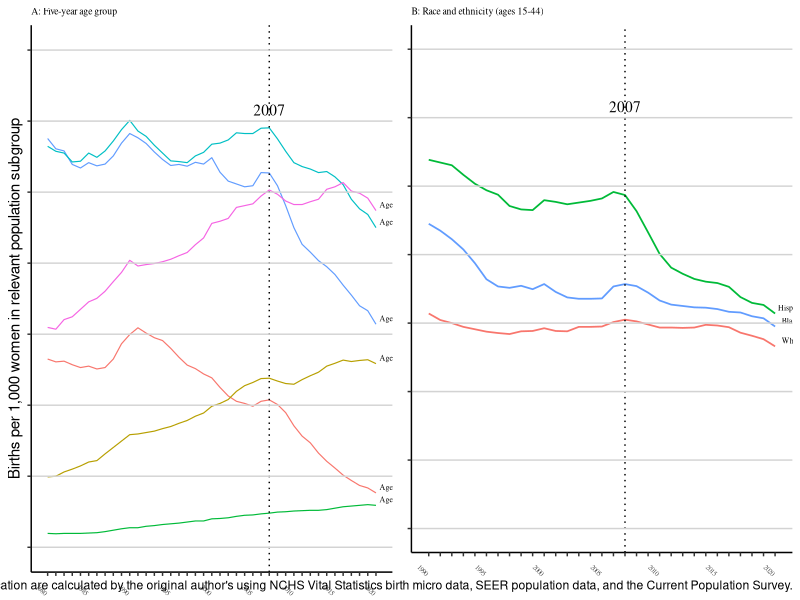

This chart was generated by the following R code:
## ---- chunk 1
#| include: false
#| warning: false
#| message: false

library(tidyverse)
library(palmerpenguins)
## ---- chunk 2
#| echo: false
#| eval: true
#| warning: false
#| message: false
#| label: fig-bratetrend-graph
#| fig-cap: "Trends in Birth Rates by Population Subgroup"
# Load necessary libraries
library(ggplot2)
library(gridExtra)

# Set seed for reproducibility
set.seed(123)

# Read the data from CSV file
data <- read.csv(file = here::here("outputs/data/figs_2a_2b.csv"))

# Plotting the first line graph (Graph A)
graph_A <- ggplot(data, aes(x = year)) +
  geom_line(aes(y = brate_1519, color = "blue"), size = 0.4) +
  geom_line(aes(y = brate_2024, color = "orange"), size = 0.4) +
  geom_line(aes(y = brate_2529, color = "grey"), size = 0.4) +
  geom_line(aes(y = brate_3034, color = "yellow"), size = 0.4) +
  geom_line(aes(y = brate_3539, color = "cyan"), size = 0.4) +
  geom_line(aes(y = brate_4044, color = "green"), size = 0.4) +
  geom_text(data = data[data$year == 2020,], aes(x = year, y = brate_1519, label = "Age 15-19"), hjust = -0.1, vjust = -0.5, size = 2, family = "Times") +
  geom_text(data = data[data$year == 2020,], aes(x = year, y = brate_2024, label = "Age 20-24"), hjust = -0.1, vjust = -0.5, size = 2, family = "Times") +
  geom_text(data = data[data$year == 2020,], aes(x = year, y = brate_2529, label = "Age 25-29"), hjust = -0.1, vjust = -0.5, size = 2, family = "Times") +
  geom_text(data = data[data$year == 2020,], aes(x = year, y = brate_3034, label = "Age 30-34"), hjust = -0.1, vjust = -0.5, size = 2, family = "Times") +
  geom_text(data = data[data$year == 2020,], aes(x = year, y = brate_3539, label = "Age 35-39"), hjust = -0.1, vjust = -0.5, size = 2, family = "Times") +
  geom_text(data = data[data$year == 2020,], aes(x = year, y = brate_4044, label = "Age 40-44"), hjust = -0.1, vjust = -0.5, size = 2, family = "Times") +
  geom_vline(xintercept = 2007, linetype = "dotted") +
  annotate("text", x = 2007, y = 120, label = "2007", vjust = -0.5, hjust = 0.5, color = "black", family = "Times") +
  geom_hline(yintercept = seq(0, 140, by = 20), color = "lightgrey") +
  scale_y_continuous(limits = c(0, 140), breaks = seq(0, 140, by = 20), labels = NULL) +
  scale_x_continuous(limits = c(1980, 2020), breaks = seq(1980, 2020, by = 1), labels = function(x) ifelse(x %% 5 == 0, x, "")) +
  labs(x = NULL, 
       y = 'Births per 1,000 women in relevant population subgroup',
       title = "A: Five-year age group",
       caption = NULL,
       family = "Times") +
  theme_classic() +
  theme(axis.text.x = element_text(angle = -45, hjust = 1, family = "Times", size = 5),
        plot.title = element_text(size = 7, family = "Times"),
        legend.position = "none")

# Plotting the second line graph (Graph B)
graph_B <- ggplot(data, aes(x = year)) +
  geom_line(aes(y = brate_hisp, color = "grey"), size = 0.6) +
  geom_line(aes(y = brate_blacknh, color = "orange"), size = 0.6) +
  geom_line(aes(y = brate_whitenh, color = "blue"), size = 0.6) +
  geom_text(data = data[data$year == 2020,], aes(x = year, y = brate_hisp, label = "Hispanic"), hjust = -0.1, vjust = -0.5, size = 2, family = "Times") +
  geom_text(data = data[data$year == 2020,], aes(x = year, y = brate_blacknh, label = "Black, non-Hispanic"), hjust = -0.1, vjust = -0.5, size = 2, family = "Times") +
  geom_text(data = data[data$year == 2020,], aes(x = year, y = brate_whitenh, label = "White, non-Hispanic"), hjust = -0.1, vjust = -0.5, size = 2, family = "Times") +
  geom_vline(xintercept = 2007, linetype = "dotted") + annotate("text", x = 2007, y = 120, label = "2007", vjust = -0.5, hjust = 0.5, color = "black", family = "Times") +
  geom_hline(yintercept = seq(0, 140, by = 20), color = "lightgrey") + scale_y_continuous(limits = c(0, 140), breaks = seq(0, 140, by = 20), labels = NULL) + scale_x_continuous(limits = c(1990, 2020), breaks = seq(1990, 2020, by = 1), labels = function(x) ifelse(x %% 5 == 0, x, "")) + labs(x = NULL, y = NULL,
       title = "B: Race and ethnicity (ages 15-44)",
       caption = "Birth rates by age group, race, and ethnicity, and marital status gathered from CDC Vital Statistics Births Reports. Birth rates by Hispanic subpopulation, mother's education are calculated by the original author's using NCHS Vital Statistics birth micro data, SEER population data, and the Current Population Survey.") +
  theme_classic() +
  theme(axis.text.x = element_text(angle = -45, hjust = 1, family = "Times", size = 5),
        plot.title = element_text(size = 7, family = "Times"),
        legend.position = "none")

# Arrange both graphs side by side
grid.arrange(graph_A, graph_B, nrow = 1)

## ---- chunk 3
